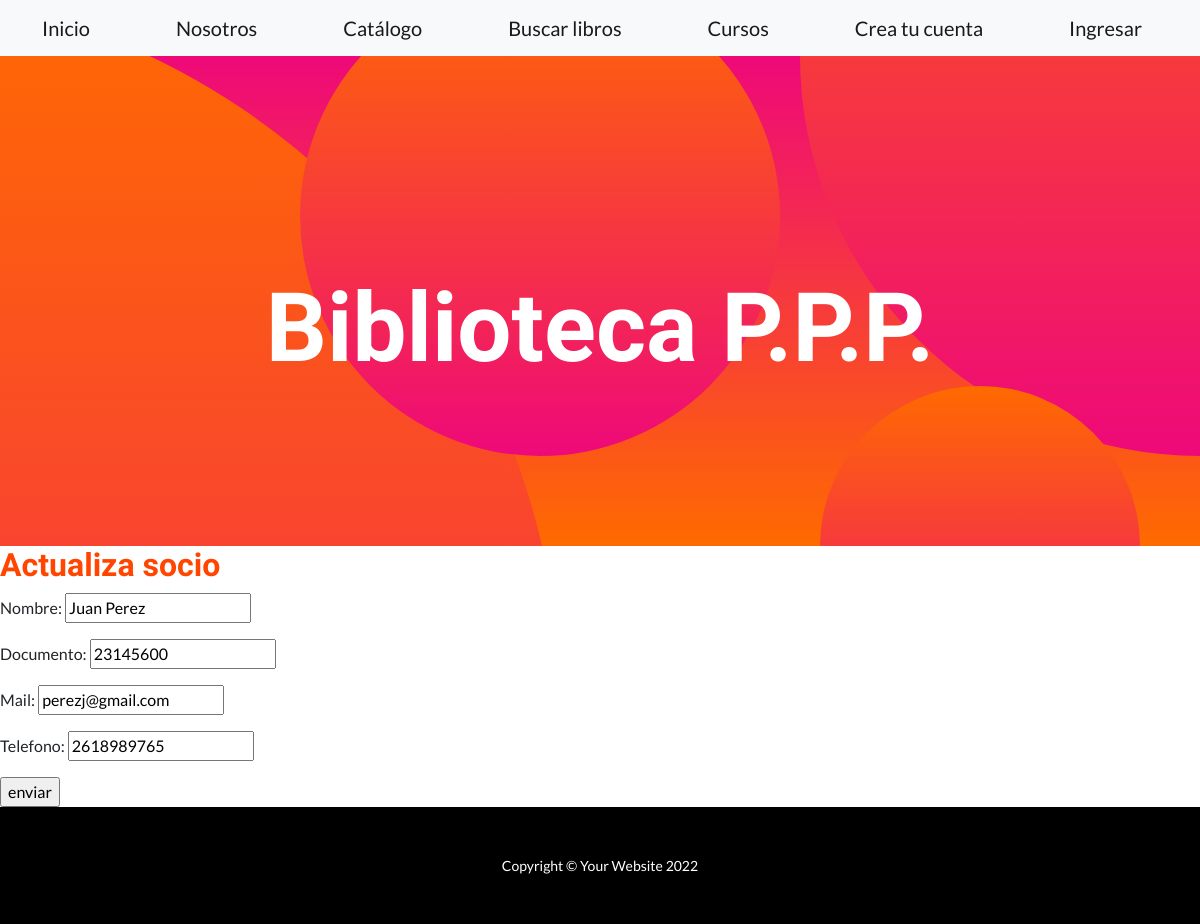
The app's page /actualizaSocios/1/ with its own data.
### app_biblioteca/models.py (models this page shows, shortened)
class Socio(models.Model):
    nombre= models.CharField(max_length=40)
    documento= models.IntegerField()
    mail= models.EmailField()
    telefono= models.IntegerField()

### app_biblioteca/views.py (the view)
# urls.py: path('actualizaSocios/<pk>/', views.SocioUpdate.as_view(), name='Edit'),
class SocioUpdate (UpdateView):
    model = Socio
    success_url= '/listaSocios'
    fields = ['nombre', 'documento', 'mail', 'telefono']
    template_name= 'socio_form.html'

### app_biblioteca/templates/socio_form.html (shortened to what this page needs)
{% extends "padre.html" %}
{% load static %}
{% block ContenidoQueCambia %}
    <h2 style="color:orangered">Actualiza socio</h2>
    <form method = "post">
        {{ form.as_p }}
        <input type = "submit" value= "enviar">
    </form>
{% endblock %}

### records on screen
Socio: nombre "Juan Perez", documento "23145600", mail "perezj@gmail.com", telefono "2618989765"
